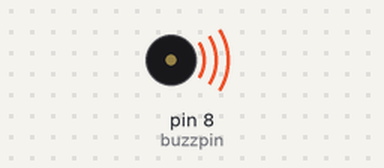
A sketch run on a simulated Arduino Uno, built with avr-gcc and run on an emulated ATmega328P. Shown: buzzer (waves = sounding).

Above: at 0.1 s.
Timing chart, 0 to 1.6 s (numbered marks = the images above):
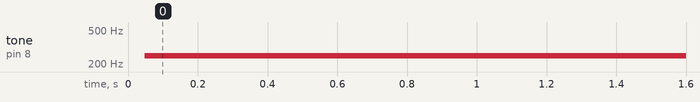

The sketch:

Passive_Buzzar.ino
```cpp
int buzzpin = 8, bt = 1, bt2 =2;
void setup() {
pinMode(buzzpin,OUTPUT);
}

void loop() {
digitalWrite(buzzpin,HIGH);
delay(bt2);
digitalWrite(buzzpin,LOW);
delay(bt2);
}
```

Measured:
- by itself, tone on pin 8 (buzzpin): silent → 249 Hz at 0.05 s
